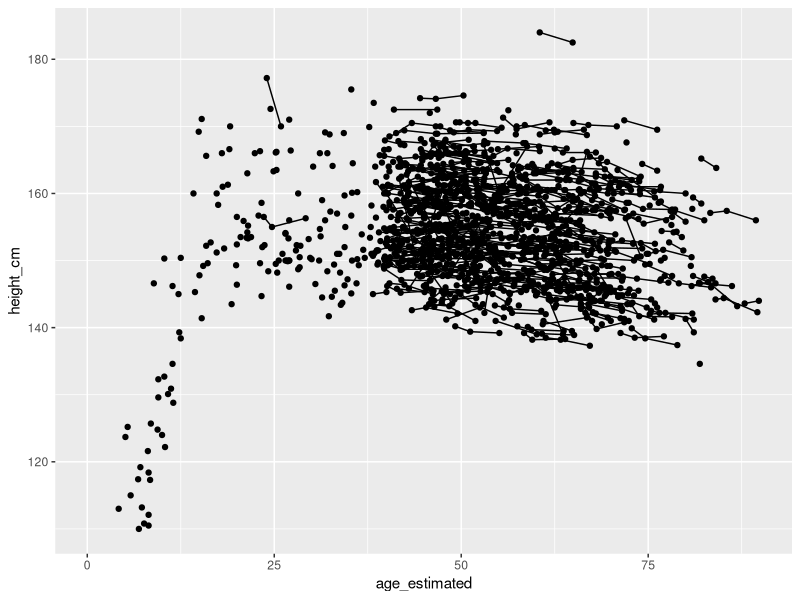
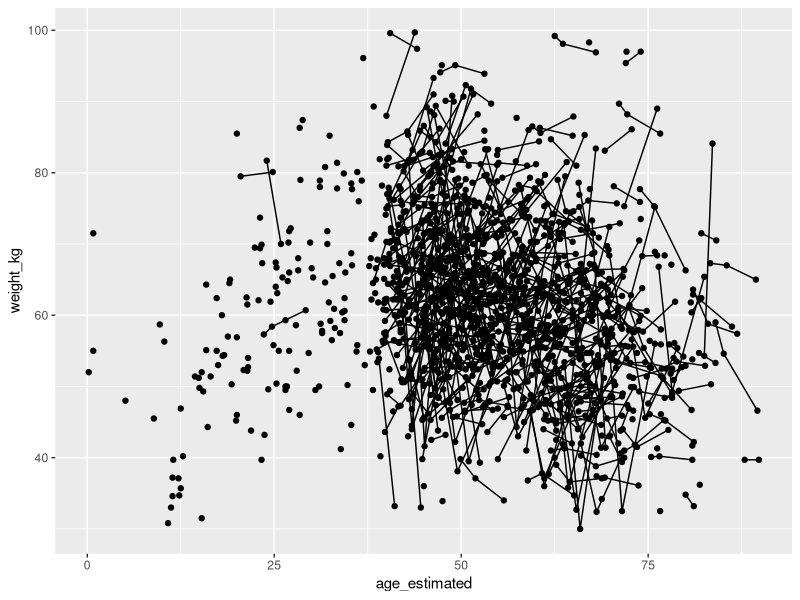

Recreate these plots in R, in order. (Note: this script raises an error after producing the figures.)
###########################################################
################ Cleaning MOSETEN  data ################
###########################################################

# starting commit:62477c6
#Author: catalina fernandez


setwd ("/Users/catalinafernandez/Library/CloudStorage/OneDrive-Personal/Growth_Project/Source/Moseten/")

library(dplyr)
library(lubridate)

rm(list = ls())
dat <- read.csv("site_measurements.csv") # 1522 obs. loaded

#####  Checks to ensure consistency #### 
colnames (dat)

#1. remove observations that do not have BOTH height and weight. Keep if only one is missing
sum(is.na(dat[["height_cm"]])) # 21 height measurements missing   
sum(is.na(dat[["weight_kg"]])) # 45 weight measurements missing
dat <- dat %>%
  filter(!(is.na(weight_kg) & is.na(height_cm))) #NO row has both vars missing. 

#2. Check if there are duplicated rows
rep <- dat %>% select(-obs_id)

sum(duplicated(rep) | duplicated(rep, fromLast = TRUE)) # NO duplicated obs.
dupl <- rep[duplicated(rep) | duplicated(rep, fromLast = TRUE), ] #NO dupl. 

# Remove duplicated obs, if any (obs_id = xxxx)
dat <- dat %>%
  filter(obs_id != "xxx") #NO dupl

# 3. Check how many people have X observations?
table(table(dat$person_id)) # most ind. have 2-3 obs. ANYTHING ELSE? 

# 4. Add column 'age_estimated' to make it easier to assess whether differences are likely or not 
### ! Check first the format of input dates, such as whether month is before day, whether numbers
# or month names are used, and n of digits for the year field, etc.
# dataset does not have dates, and has age already.
#dat <- dat %>%
#  mutate(date_of_birth = as.Date(date_of_birth, format = "%d/%m/%Y"),
#         date_of_measure = as.Date(date_of_measure, format = "%d/%m/%Y"),
#         age_estimated = as.numeric(interval(date_of_birth, date_of_measure) / dyears(1)))


#5. Check how many ind. don't have age, or don't have dob, or date of measure
sum(is.na(dat[["age_estimated"]])) # ALL obs. have age

#6. Remove rows that don't have age, or age can't be calculated bc missing dates
#miss_age <- dat %>% filter(is.na(age_estimated)) # NO missing dates
#dat <- dat %>%
#  filter(person_id != "xxx", # to remove entire individual
#        obs_id != "xxx") # to remove only a specific row

#7. Count number of people in the dataframe
dat %>% distinct(person_id) %>%
  count() # 794 individuals in the dataset

#8. Plot heights to catch evident outliers
library(ggplot2)
dev.off() 
ggplot(dat, aes(x =age_estimated, y = height_cm , group = person_id))+
  geom_line() +
  geom_point() # everything looks ± fine

dev.off() 
ggplot(dat, aes(x =age_estimated, y = weight_kg , group = person_id))+
  geom_line() +
  geom_point() #definitely many weird cases, babies way too heavy 


######### check with  BRET!! 

sub20 <- dat %>% filter(age_estimated <20)


# 9. Check if all individuals have sex 

miss_sex <- dat %>% filter(is.na(sex)) # xxx cells where sex is NA
#Often, cells are empty instead of having a NA. The following script get those:
library(stringr)
fil <- dat %>%
  group_by(person_id) %>%
  filter(any(str_detect(sex, "^\\s*$"))) # xxx sex cells that are empty
empty_sex_individuals <- dat %>%
  group_by(person_id) %>%
  filter(any(str_detect(sex, "^\\s*$"))) %>% # 9 individuals have missing sex. Originally 10 
  select(person_id) %>% 
  distinct()


# 10. Add count of obs. per ind. as new column 
dat <- dat %>%
  add_count(person_id, name = "obs_counts")

# 11. Create new df with ind. that have at least two obs. for additional checks
long <- dat %>%
  filter(obs_counts >= 2)

# 12. Check obs. that go down more than 3 cm
down <- long %>%
  arrange(person_id, age_estimated) %>%  # Arrange data by person_id and age
  group_by(person_id) %>%    # Group data by person_id
  mutate(obs_diff = height_cm - lag(height_cm, default = first(height_cm))) %>%
  ungroup() %>%
  filter (obs_diff <=-3)

#13. count n of obs that goes down.
down %>%
  distinct(person_id) %>%
  count() # xxx individuals shrink >3 cm : xxx, xxx 

# a1. ind.xxx, obs #xxx height is inconsistent with trajectory. if weight seems ok, only rm height:
dat$height_cm [which(dat$obs_id=="xxx")] <-NA

# a.2. ind. xxx, obs #xxx, explain why changing the value in the cell. 

dat$height_cm [which(dat$obs_id=="xxx")] <- xxx # changed from xxx

#14. Check how many height obs. goes up more than 10cm in a period of 1 year or less.

# ---update long first:
long <- dat %>%
  filter(obs_counts >= 2) 

up <- long %>% 
  arrange(person_id, age_estimated) %>%
  group_by(person_id) %>% 
  mutate(time_elap = as.numeric (age_estimated - first(age_estimated)),
         obs_diff = height_cm - lag(height_cm, default = first(height_cm))) %>%
  ungroup() %>%
  filter(person_id %in% unique(person_id[obs_diff >= 10 & time_elap < 1])) # xxx obs, go up more than 10cm

#i <- 1
#print(long[long$person_id == up$person_id [i], ]) 
#i <- i + 1

#15. Indicate how many obs. were removed 
sum(is.na(dat[["height_cm"]])) # xxx height are NA
sum(is.na(dat[["weight_kg"]])) # xxx weight are NA

# xxx obs.loaded; KEPT xxx  (xxx obs. removed entirely) 
# xxx NA height loaded; now xxx
# xxx  weight loaded; kept xxx  weight NA


#write.csv(dat, "site_measurements.csv",row.names = FALSE)